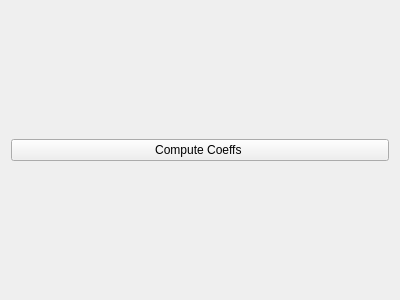
<?xml version="1.0" encoding="UTF-8"?>
<ui version="4.0">
 <class>Form</class>
 <widget class="QWidget" name="Form">
  <property name="geometry">
   <rect>
    <x>0</x>
    <y>0</y>
    <width>400</width>
    <height>300</height>
   </rect>
  </property>
  <property name="windowTitle">
   <string>Form</string>
  </property>
  <layout class="QHBoxLayout" name="horizontalLayout">
   <item>
    <widget class="QPushButton" name="pushButton">
     <property name="text">
      <string>Compute Coeffs </string>
     </property>
    </widget>
   </item>
  </layout>
 </widget>
 <resources/>
 <connections>
  <connection>
   <sender>pushButton</sender>
   <signal>pressed()</signal>
   <receiver>Form</receiver>
   <slot>compute_coeffs()</slot>
   <hints>
    <hint type="sourcelabel">
     <x>199</x>
     <y>149</y>
    </hint>
    <hint type="destinationlabel">
     <x>199</x>
     <y>149</y>
    </hint>
   </hints>
  </connection>
 </connections>
 <slots>
  <slot>compute_coeffs()</slot>
 </slots>
</ui>
